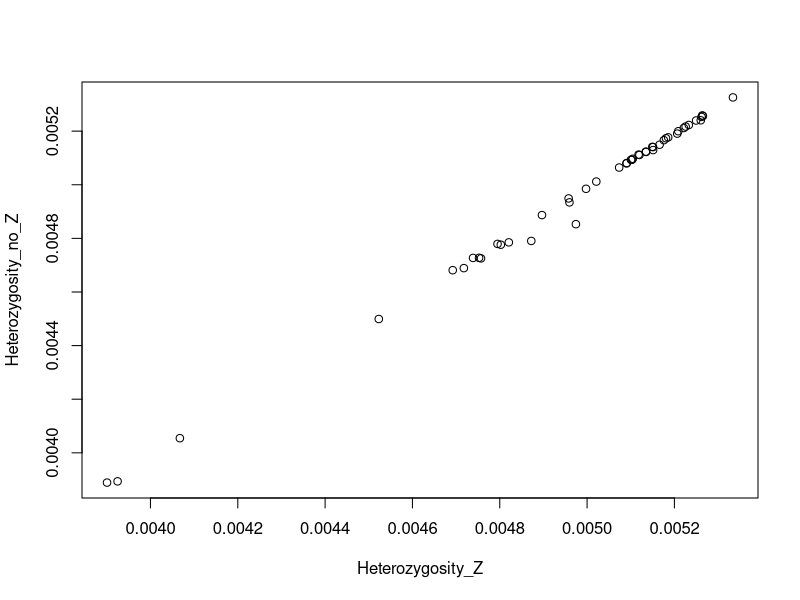
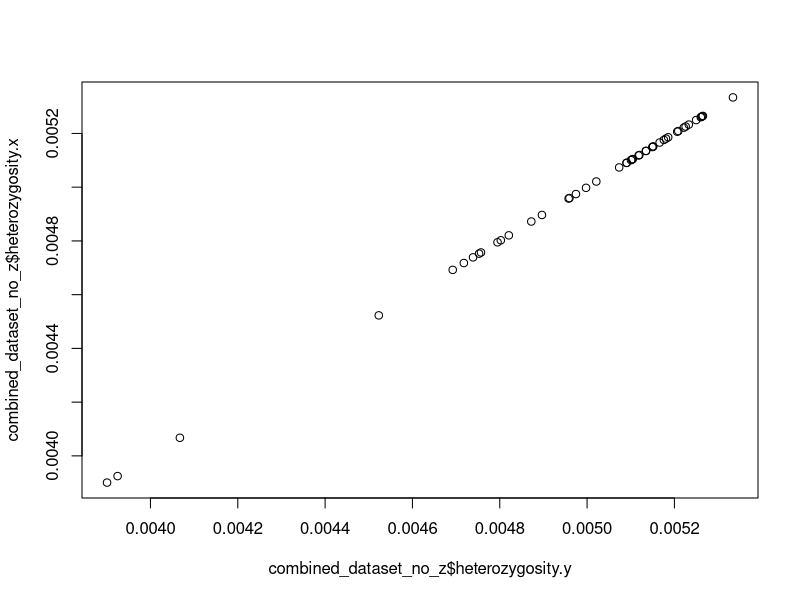
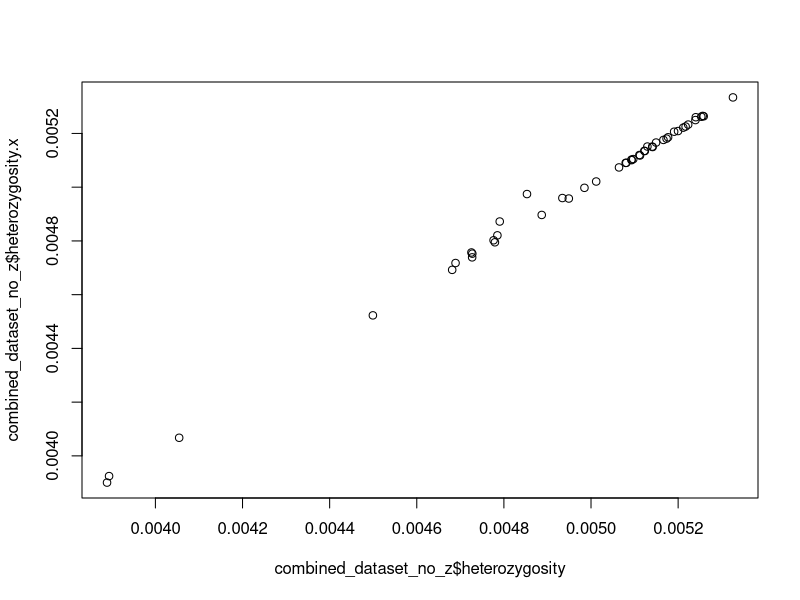
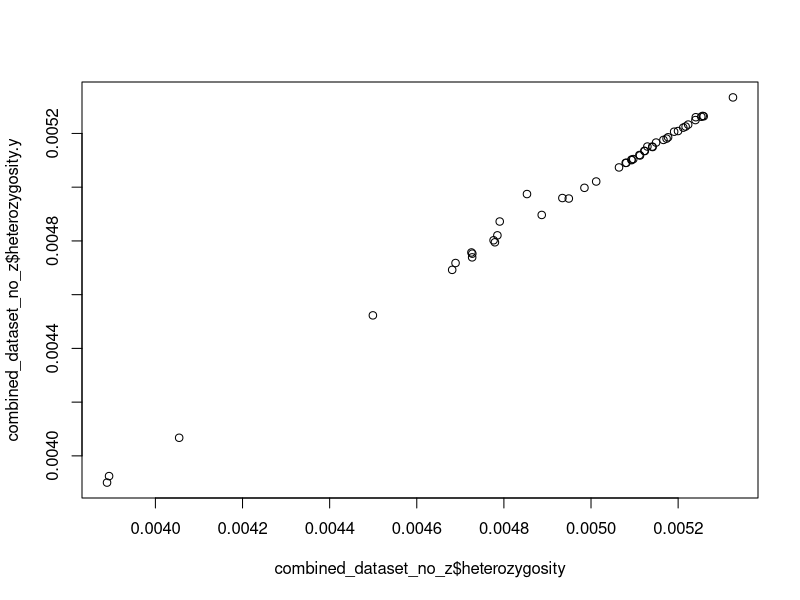

Source code (R) for these figures, in order:
# Process heterozygosity. Take per-individual heterozygosity estimates (across scaffolds/chromosomes)
# and outputs values per individual. This script takes as input an output file generated by calc_heterozygosity.R

library(tidyverse)

# Here we will output heterozygosity values per individual, and compare estimates that include and do not include the 
# Z chromosome. 

# vcf order 

# Setophaga_graciae_CM_S10255_BEL	Setophaga_graciae_CM_S9116_BEL	
# Setophaga_graciae_DMNS_52524_COL Setophaga_graciae_KU_33633_RACN	
# Setophaga_graciae_KU_33634_RACN	Setophaga_graciae_KU_8199_SANA	
# Setophaga_graciae_KU_8218_SANA	Setophaga_graciae_UWBM_105736_ARI	
# Setophaga_graciae_UWBM_106758_NM Setophaga_graciae_UWBM_106760_NM
# Setophaga_graciae_UWBM_108714_NEV	Setophaga_graciae_UWBM_111891_NM	
# Setophaga_graciae_UWBM_111896_NM	Setophaga_graciae_UWBM_112575_GUE	
# Setophaga_graciae_UWBM_112576_GUE	Setophaga_graciae_UWBM_112587_GUE	
# Setophaga_graciae_UWBM_112592_GUE	Setophaga_graciae_UWBM_113059_CHI	
# Setophaga_graciae_UWBM_113126_CHI	Setophaga_graciae_UWBM_113970_DUR	
# Setophaga_graciae_UWBM_114011_DUR Setophaga_graciae_UWBM_114012_DUR 
# Setophaga_graciae_UWBM_114019_DUR Setophaga_graciae_UWBM_114038_DUR	
# Setophaga_graciae_UWBM_114039_DUR Setophaga_graciae_UWBM_114046_DUR 
# Setophaga_graciae_UWBM_114047_DUR	Setophaga_graciae_UWBM_114087_CHIH 
# Setophaga_graciae_UWBM_114088_CHIH Setophaga_graciae_UWBM_114090_CHIH 
# Setophaga_graciae_UWBM_114091_CHIH Setophaga_graciae_UWBM_114126_CHIH 
# Setophaga_graciae_UWBM_114127_CHIH Setophaga_graciae_UWBM_114128_CHIH 
# Setophaga_graciae_UWBM_114282_NEV Setophaga_graciae_UWBM_114424_NEV 
# Setophaga_graciae_UWBM_115308_GUE Setophaga_graciae_UWBM_69981_PCA 
# Setophaga_graciae_UWBM_77653_ARI Setophaga_graciae_UWBM_77735_ARI 
# Setophaga_graciae_UWBM_84639_ARI Setophaga_graciae_UWBM_93801_CPN 
# Setophaga_graciae_UWBM_93805_CPN Setophaga_graciae_UWBM_93806_CPN 
# Setophaga_graciae_UWBM_93807_CPN Setophaga_graciae_UWBM_93808_CPN 
# Setophaga_graciae_UWBM_95850_ARI

# input 

output <- read.table("output.het.txt", sep = "\t", header = T)


het <- c()

# calculate heterozygosity
for (i in 2:48){
  # sum het sites/sum total sites
  het[i] <- (sum(output[,i+47])/sum(output[,i]))
}

# export estimates in table

# extract individual names using gsub, and dropping '_total_sites' from suffix 

individual_names <- gsub("_total_sites", "", colnames(output)[2:48])

# combine individual names as rows and het estimates as column

het_table <- as_tibble(cbind(individual_names, het[-1]))

# convert het column to numeric, and provide a name 

het_table$V2 <- as.numeric(het_table$V2)

colnames(het_table)[2] <- c("heterozygosity")

# export het_table 

write.table(het_table, file = "het_table_with_z.txt")


## same process as above, but this time remove regions that map to Z 
# remove Z regions

output_no_z <- output[-102:-109,]

# remove Z chromosome regions, and repeat process

het_no_z <- c()

# calculate heterozygosity
for (i in 2:48){
  # sum het sites/sum total sites
  het_no_z[i] <- (sum(output_no_z[,i+47])/sum(output_no_z[,i]))
}

# export estimates in table

# extract individual names using gsub, and dropping '_total_sites' from suffix 

individual_names <- gsub("_total_sites", "", colnames(output_no_z)[2:48])

# combine individual names as rows and het estimates as column

het_table_no_z <- as_tibble(cbind(individual_names, het_no_z[-1]))

# convert het column to numeric, and provide a name 

het_table_no_z$V2 <- as.numeric(het_table_no_z$V2)

colnames(het_table_no_z)[2] <- c("heterozygosity")

# export het_table 

write.table(het_table_no_z, file = "het_table_no_z.txt")

# assess relationship between estimates with and without Z chromosome 

plot(het_table$heterozygosity, het_table_no_z$heterozygosity, 
     xlab = "Heterozygosity_Z", ylab = "Heterozygosity_no_Z")


# import het dataset (calculated using excel spreadsheet), to compare estimates with the estimates calculated here

het_ne_dataset <- read.csv("het_ne_roh.csv", sep = ",")

colnames(het_ne_dataset)[1] <- "individual_names"

het_ne_datset <- as_tibble(het_ne_dataset)

# assess relationship with estimates calculated with excel spreadsheet (need to combine them into one dataset, joined by name)

combined_dataset <- merge(het_table, het_ne_dataset, by = "individual_names")

combined_dataset_no_z <- merge(combined_dataset, het_table_no_z, by = "individual_names")

plot(combined_dataset_no_z$heterozygosity.y, combined_dataset_no_z$heterozygosity.x)

plot(combined_dataset_no_z$heterozygosity, combined_dataset_no_z$heterozygosity.x)

plot(combined_dataset_no_z$heterozygosity, combined_dataset_no_z$heterozygosity.y)



